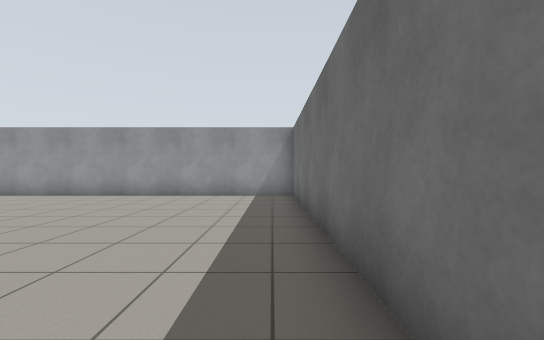
[1] (above)

19 first-person views from a walk through a world built for the Gazebo simulator. The camera is 0.94 m above the floor, looks level and sees 90° across. The floor is counted in squares, 1 m on a side. Each view is taken from the middle of a square. On the plan, view 1 faces up. The plan holds only what a view shows up to about 11 squares ahead; the rest is blank.

[2]
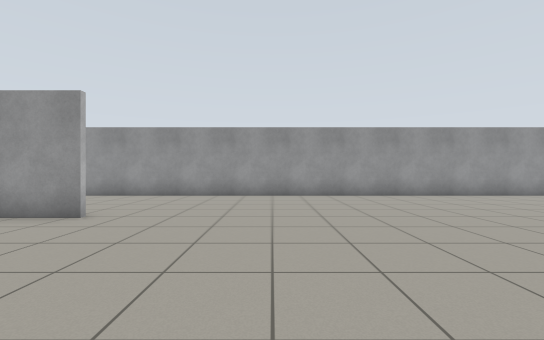

[3]
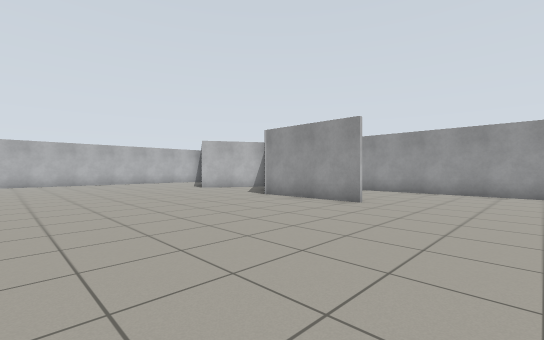

[4]
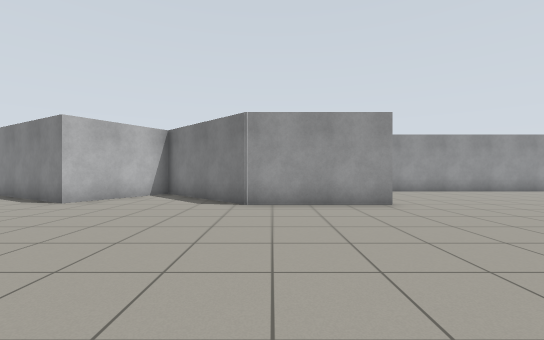

[5]
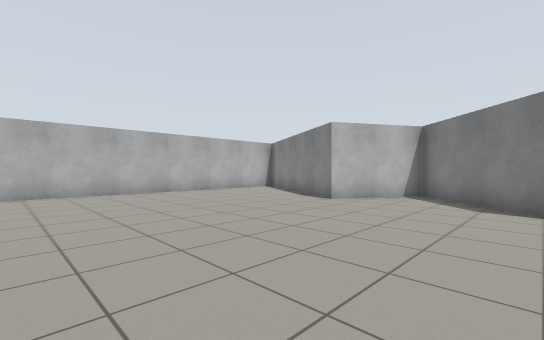

[6]
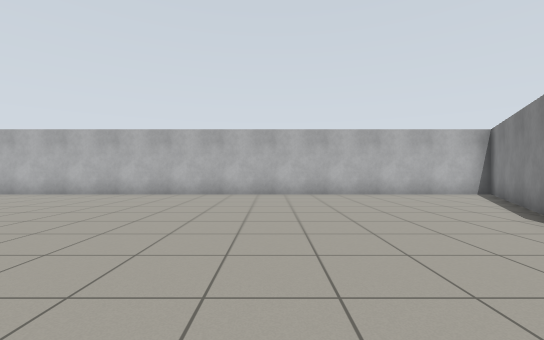

[7]
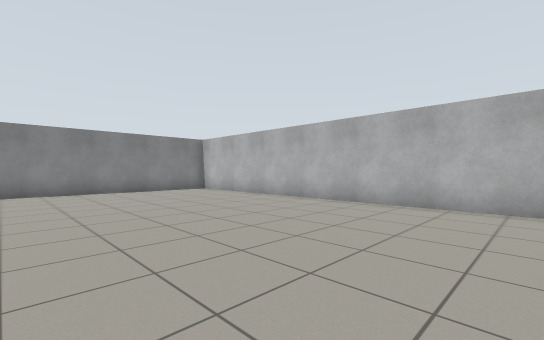

[8]
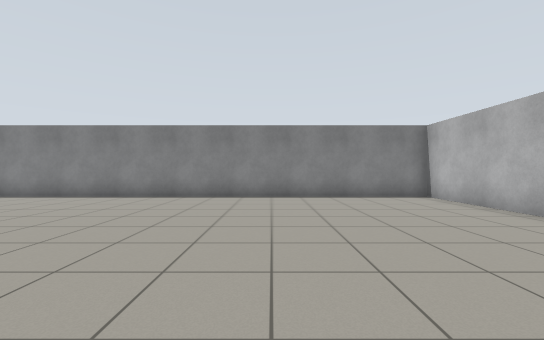

[9]
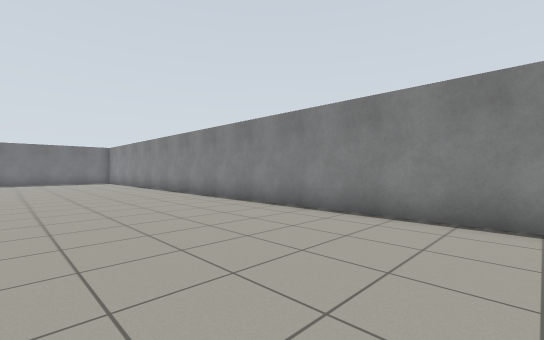

[10]
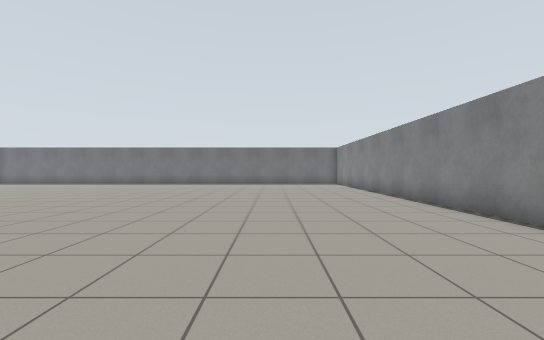

[11]
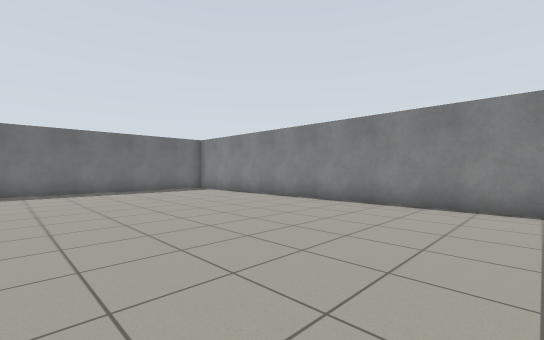

[12]
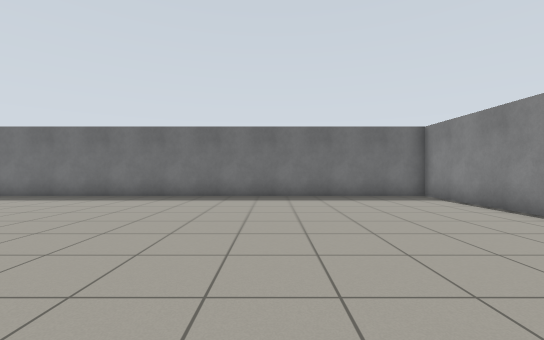

[13]
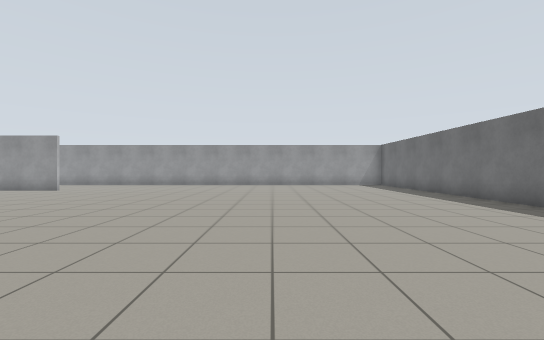

[14]
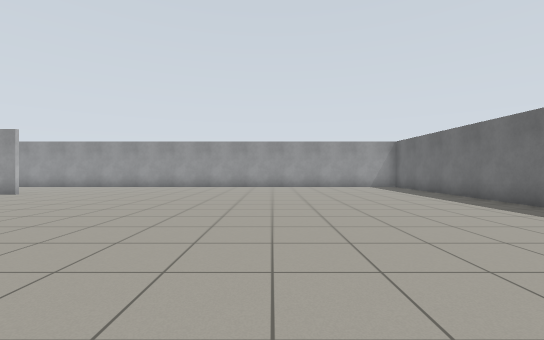

[15]
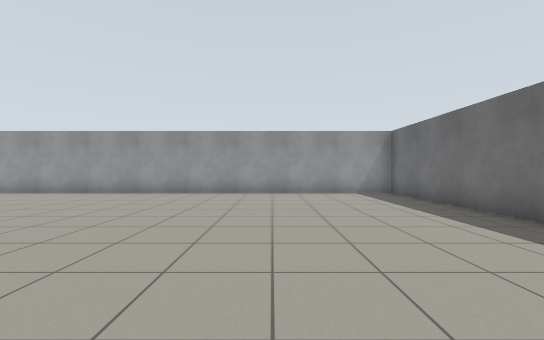

[16]
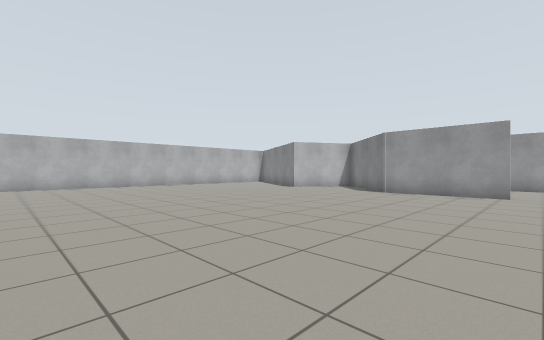

[17]
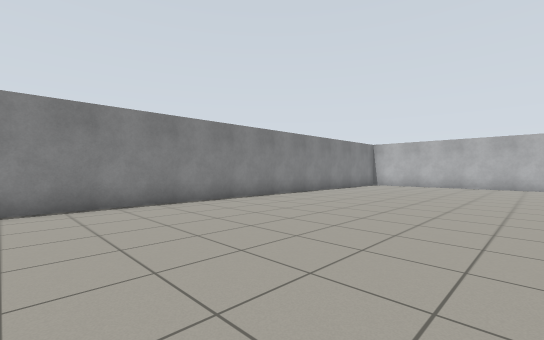

[18]
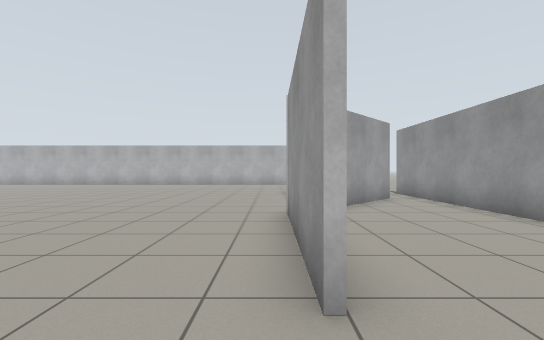

[19]
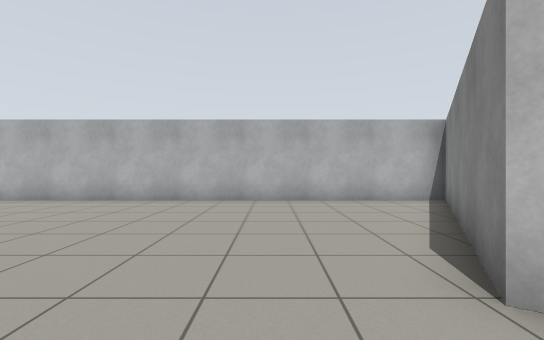

### Floor plan
Points are (right, up) in squares from view 1. A wall is a line through its corners. A room is listed if a view was taken in it or the views show most of it. See-through windows are left out.
Room 1 (views 1, 2, 3, 4, 5, 6, 7, 8, 9, 10, 11, 12, 13, 14, 15, 16, 17, 18, 19)
walls: (-15.6, 5.3) (-19.7, 5.3) (-23.1, 8.7) (-24.9, 5.6) (-31.4, 9.4) (-31.4, -13.5) (0.8, -13.5) (0.8, 9.9) (-23.9, 9.9); (-23.1, 8.9) (-21.1, 6.9)

Where each view was taken, in squares from view 1:
view 1: 0 up, 0 right, facing up
view 2: 0 up, 12 left, facing up
view 3: 2 down, 12 left, facing up-left
view 4: 2 down, 19 left, facing up
view 5: 2 down, 20 left, facing up-left
view 6: 1 up, 21 left, facing left
view 7: 1 down, 24 left, facing down-left
view 8: 4 down, 26 left, facing down
view 9: 8 down, 21 left, facing down-right
view 10: 9 down, 18 left, facing right
view 11: 6 down, 12 left, facing down-right
view 12: 8 down, 9 left, facing right
view 13: 7 down, 6 left, facing up
view 14: 5 down, 6 left, facing up
view 15: 1 down, 4 left, facing up
view 16: 6 down, 15 left, facing up-left
view 17: 6 down, 15 left, facing down-left
view 18: 5 up, 14 left, facing left
view 19: 4 up, 23 left, facing left
